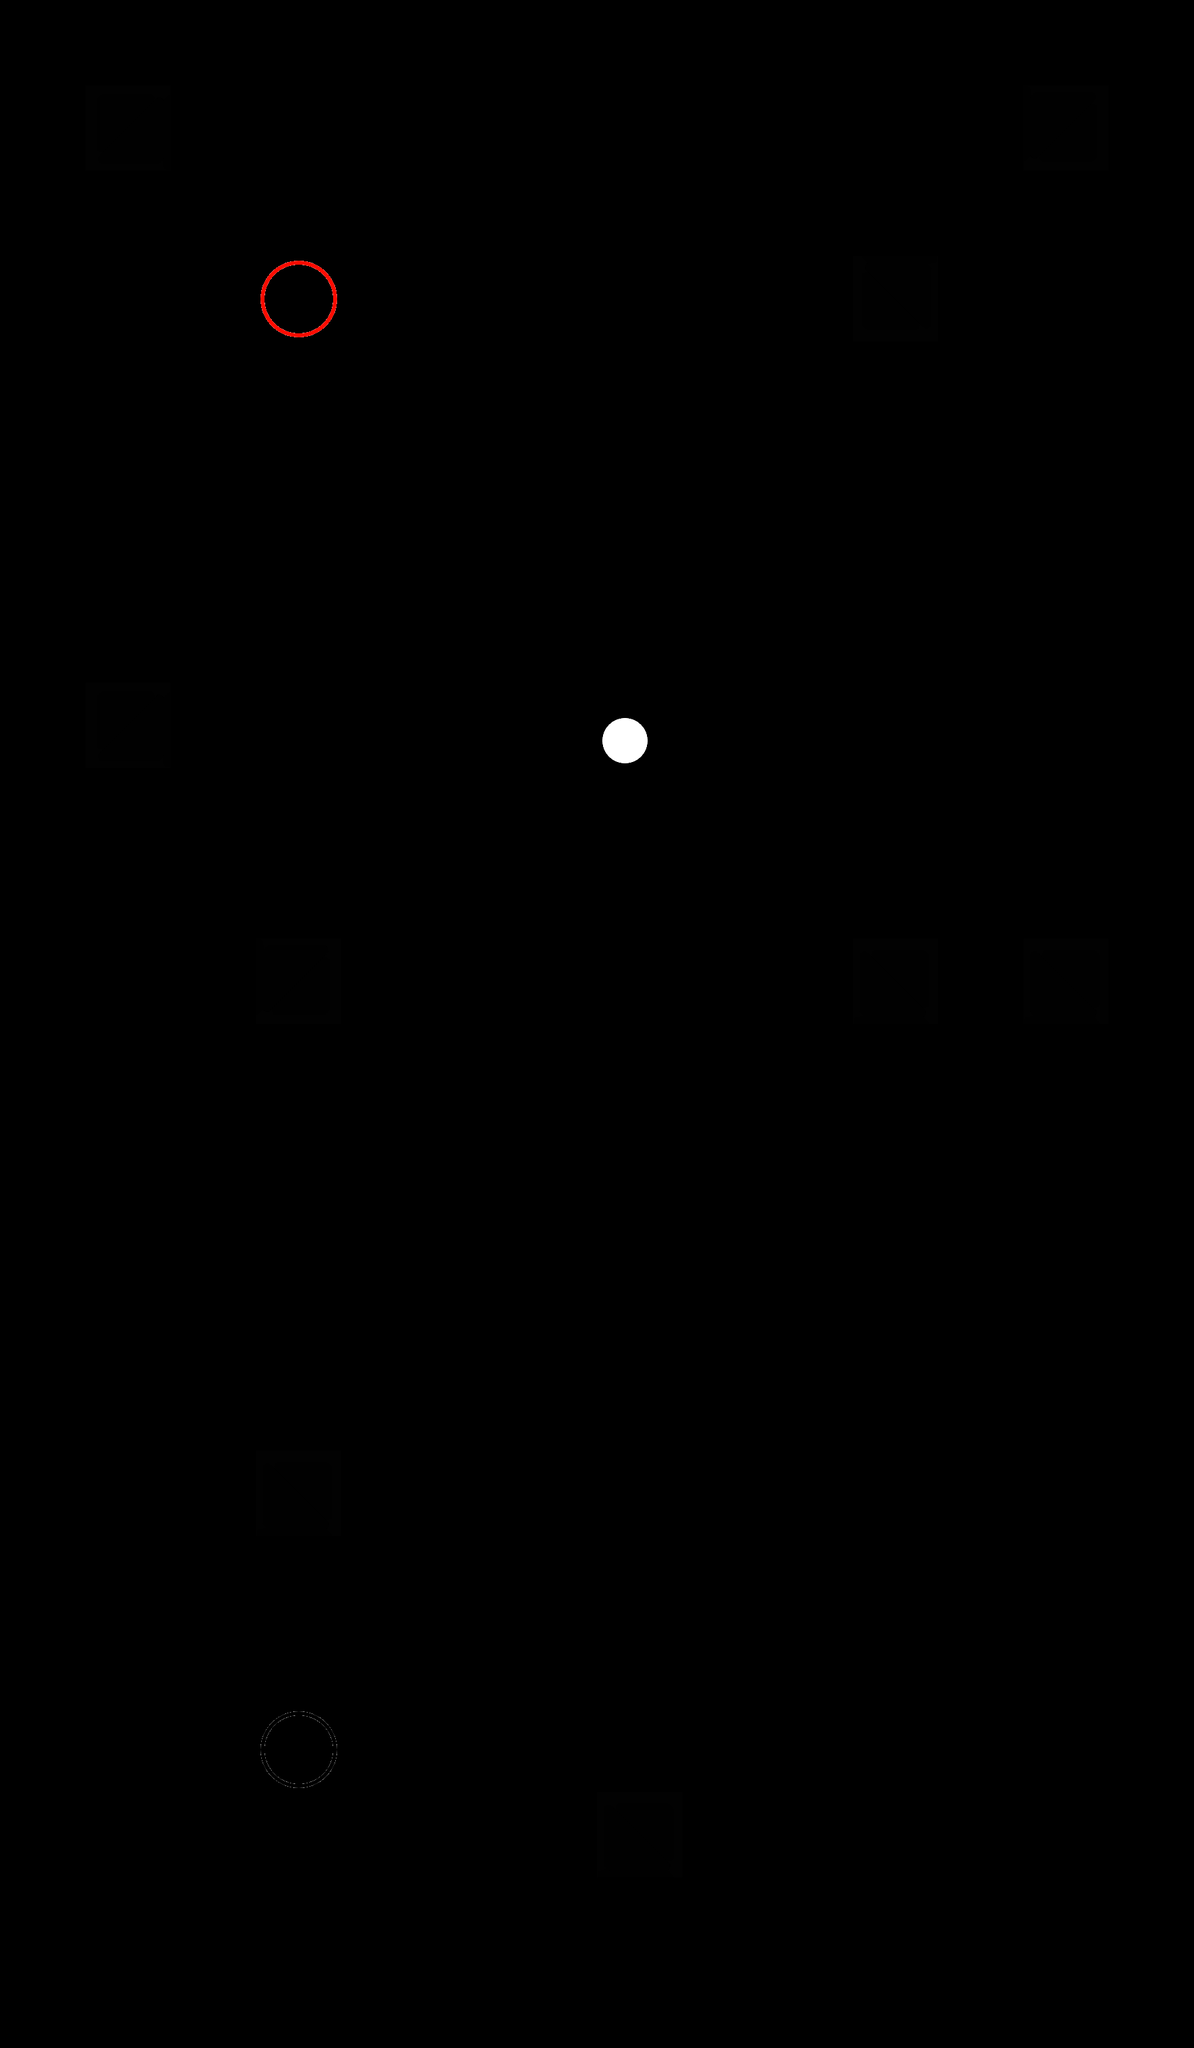

A level layout from a 2D game, rendered from its tile map. Below: a short description, then the map file with tile-grid data replaced by summaries:
An orthogonal 14x24 tile map with 128x128 px tiles, 2 tile layers (settingslayer, tilelayer) and 14 objects.

<map version="1.0" tiledversion="1.0.2" orientation="orthogonal" renderorder="right-down" width="14" height="24" tilewidth="128" tileheight="128" nextobjectid="17">
 <properties>
  <property name="ambientlight" type="float" value="0.95" />
  <property name="pelletpause" type="float" value="3.75" />
  <property name="scale" type="float" value="2" />
 </properties>
 <tileset firstgid="1" source="untitled.tsx" />
 <layer name="settingslayer" width="14" height="24">
  <properties>
   <property name="ambientlight" type="float" value="0.95" />
   <property name="scale" type="float" value="2" />
  </properties>
  <data>[336 cells, 0 non-empty, 0 distinct tile ids]</data>
 </layer>
 <layer name="tilelayer" width="14" height="24">
  <data>[336 cells, 14 non-empty, 5 distinct tile ids]</data>
 </layer>
 <objectgroup name="mirrors">
  <object id="1" x="128" y="128" width="128" height="128" />
  <object id="2" x="1280" y="384" width="128" height="128" />
  <object id="4" x="1536" y="128" width="128" height="128" />
  <object id="5" x="128" y="1024" width="128" height="128" />
  <object id="6" x="384" y="1408" width="128" height="128" />
  <object id="7" x="1280" y="1408" width="128" height="128" />
  <object id="8" x="1536" y="1408" width="128" height="128" />
  <object id="9" x="384" y="2176" width="128" height="128" />
  <object id="10" x="896" y="2688" width="128" height="128" />
 </objectgroup>
 <objectgroup name="blocks">
  <object id="11" x="1536" y="1664" width="128" height="128" />
  <object id="12" x="1280" y="2176" width="128" height="128" />
 </objectgroup>
 <objectgroup name="pelletstarts">
  <object id="13" x="384" y="384" width="128" height="128">
   <properties>
    <property name="firedirections" value="r" />
    <property name="initialdelay" type="float" value="1.5" />
    <property name="pelletpause" type="float" value="3.5" />
   </properties>
  </object>
 </objectgroup>
 <objectgroup name="pelletends">
  <object id="14" x="384" y="2560" width="128" height="128">
   <properties>
    <property name="id" type="int" value="-1" />
    <property name="startingaction" value="disable" />
    <property name="toggleid" type="int" value="-2" />
   </properties>
  </object>
 </objectgroup>
 <objectgroup name="toggles">
  <object id="15" x="896" y="1024" width="128" height="128">
   <properties>
    <property name="id" type="int" value="-2" />
    <property name="isbutton" type="bool" value="true" />
    <property name="linkedid" type="int" value="-1" />
    <property name="startson" type="bool" value="false" />
   </properties>
  </object>
 </objectgroup>
</map>
